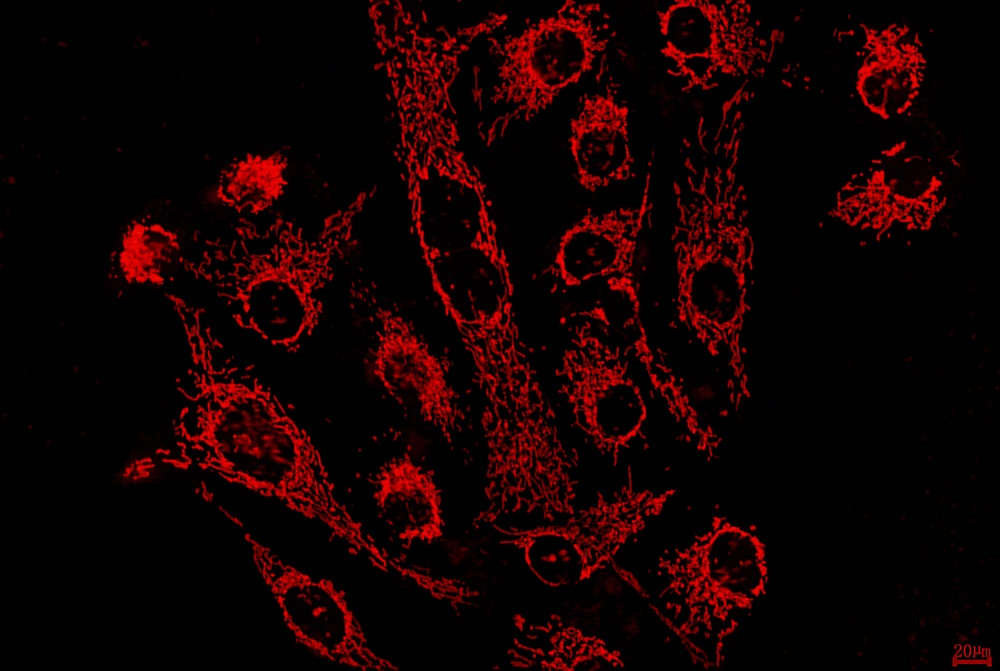
#> input picture demo/1.jpg, 1000 x 671 px, shrunk from 5440 x 3648 before the run
$ python mearsure.py
#> lines starting #> are read from the running program, lines starting #| are printed output that depends on the picture; after the words box and inside, x2 and y2 are one past the last pixel; in counts of white or black regions, pixels touching at a corner belong together
# -*- coding: utf-8 -*-
"""
Created on Fri Mar  3 14:20:53 2023

@author: Fanding Xu
"""

import cv2
import matplotlib.pyplot as plt
import numpy as np
import argparse
import time
import os
from fil_finder import FilFinder2D

def mkdir(path):
    if not os.path.exists(path):
        os.makedirs(path)

def fig_control(fig):
    ax = plt.Axes(fig,[0., 0., 1., 1.])
    ax.set_axis_off()
    fig.add_axes(ax)

def th_cut(lens, th1, th2):
    idx = np.logical_and(lens > th1, lens < th2)
    lens = lens[idx]
    return lens

def result(lens, unit):
    if lens.size != 0:
        avg = lens.mean()
        std = lens.std()
        print("数量 = {:d}".format(lens.size))
        print(("平均长度 = {:.4f}；标准差 = {:.4f}".format(avg, std))+"  单位"+unit)
    else:
        print("无数据，请检查图像或重设阈值")

def draw_hist(lens, path):
    fig = plt.figure('hist')
    plt.hist(lens, bins=args.bins)
    plt.xlabel(unit)
    plt.ylabel('amount')
    plt.title('Histogram of the mearsurment')
    fig.savefig(path)
    plt.close(fig)


if __name__ == "__main__":
    parser = argparse.ArgumentParser(description="Mito-mearsure")
    parser.add_argument('--img_path', type=str, default='demo/1.jpg',
                        help='Path of the image'+
                        ' 图像路径')
    parser.add_argument('--out_path', type=str, default='output/',
                        help='Path of the image'+
                        ' 结果输出路径')
    parser.add_argument('--idp', action="store_true",
                        help='Make independent dir for each run'+
                        ' 为每次运行建立独立文件夹')
    parser.add_argument('--bin_th', type=int, default=127,
                        help='Image binaryzation threshold, default as 127'+
                        ' 图像二值化阈值，默认127')
    parser.add_argument('--cm_pos', nargs='+', type=float, default=None,
                        help='The position of coner marker, default as None'+
                        '\n图像角标位置，默认为None')
    parser.add_argument('--scaler', type=int, default=None,
                        help='The scaler of coner marker, default as None'+
                        ' 图像角标尺度数字，默认为None')
    parser.add_argument('--unit', type=str, default=None,
                        help='The scaler of coner marker, default as None'+
                        ' 图像角标尺度单位，默认为None')
    parser.add_argument('--ref', type=float, default=None,
                        help='Reference that converting pixels to unit (1 pixels = ref unit), default as None'+
                        ' 像素到物理单位的换算标准(1 像素 = ref 单位)，默认为None')

    parser.add_argument('--th_mode', type=str, default=None,
                        help='The mode of dropping out noise skeletons (pixel: thresholding by pixel amount; unit: thresholding by unit; manual: manually adjust)'+
                        ' 去除干扰骨架的模式，默认为None (pixel: 按像素阈值去除; unit: 按单位阈值去除; manual:手动反复调整)')
    parser.add_argument('--th_l', type=float, default=None,
                        help='Low-cut threshold to dropout skeletons < th_b, default as None'+
                        ' 去除小于低切阈值th_b的骨架，默认为None')
    parser.add_argument('--th_h', type=float, default=None,
                        help='High-cut threshold to dropout skeletons > th_b, default as None'+
                        ' 去除大于高切阈值th_b的骨架，默认为None')
    parser.add_argument('--bins', type=int, default=30,
                        help='Bins of histogram, default as 30'+
                        ' 分布图条数，默认为30')
    args = parser.parse_args()

    out_path = args.out_path

    assert args.out_path[-1] == '/', "out path must ends with /"

    if args.idp:
        run_time = time.strftime("RUN-%Y%m%d-%H%M%S", time.localtime())
        out_path += (run_time + '/')
        mkdir(out_path)

    img = cv2.imread(args.img_path, flags=1)
#> img is the input picture: shape (671, 1000, 3); mean B, G, R 1.9, 1.7, 21.6
    gray = cv2.cvtColor(img, cv2.COLOR_BGR2GRAY)
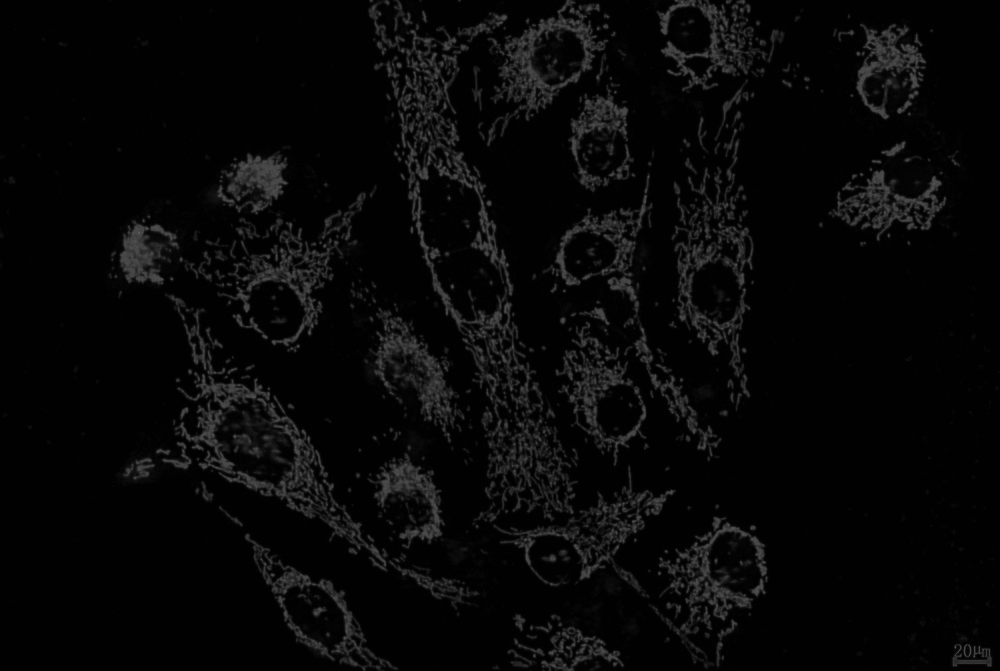
#> gray: shape (671, 1000); min 0, max 92, mean 7.6

    _, binary = cv2.threshold(gray, args.bin_th, 255, cv2.THRESH_OTSU + cv2.THRESH_BINARY)
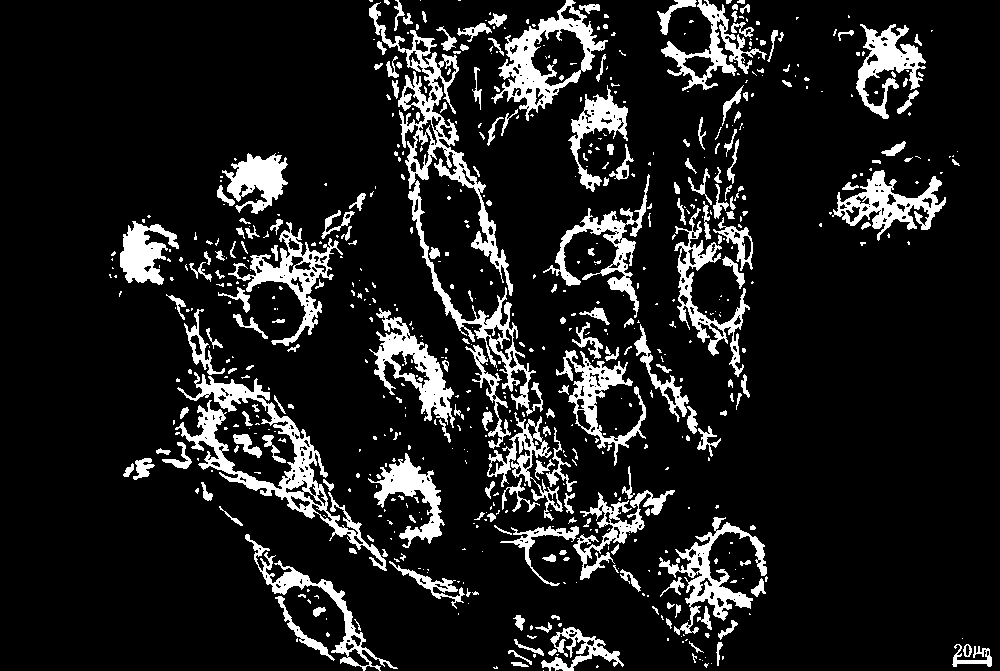
#> binary: shape (671, 1000); 12.3% white; 665 white regions (441 under 20 px)

    rocm_pos = args.cm_pos

    ref = None
    scaler = args.scaler
    unit = args.unit

    if args.ref is not None:
        ref = args.ref
        if unit is None:
            unit = input("请输入物理单位\nPlease input the unit: ")
        print("1 pixel = {:.4f} ".format(ref) + unit)
    elif rocm_pos is not None:
        rocm = binary[round(binary.shape[0]*rocm_pos[0]):round(binary.shape[0]*rocm_pos[1]),
                      round(binary.shape[1]*rocm_pos[0]):round(binary.shape[1]*rocm_pos[1])].copy()

        binary[round(binary.shape[0]*rocm_pos[0]):round(binary.shape[0]*rocm_pos[1]),
                round(binary.shape[1]*rocm_pos[0]):round(binary.shape[1]*rocm_pos[1])] = 0

        cont_rocm, _ = cv2.findContours(rocm, cv2.RETR_EXTERNAL, cv2.CHAIN_APPROX_SIMPLE)

        if scaler is None:
            scaler = int(input("请输入角标尺度\nPlease input the scaler: "))
        if unit is None:
            unit = input("请输入角标单位\nPlease input the unit: ")
        cont_rocm = list(cont_rocm)
        cont_rocm.sort(key=lambda c: (cv2.boundingRect(c)[1], cv2.boundingRect(c)[0]))
        markers = np.array([cv2.boundingRect(m)[2] for m in cont_rocm])
        marker_idx = markers.argmax()
        marker = markers[marker_idx]
        rocm_edge = cv2.rectangle(cv2.cvtColor(rocm, cv2.COLOR_GRAY2BGR), cv2.boundingRect(cont_rocm[marker_idx]), (0,255,0), 2)
        # plt.imshow(rocm_edge)

        ref = scaler / marker
        print(("Reference: {:d} "+unit+" = {:d} pixels").format(scaler, marker))
        print("1 pixel = {:.4f} ".format(ref) + unit)
        cv2.imwrite(out_path + "region of marker.png", rocm_edge)
    else:
        ref = 1
        unit = 'pixels'

    cv2.imwrite(out_path + "binary.png", binary)


    contours,hierarchy = cv2.findContours(binary, cv2.RETR_LIST, cv2.CHAIN_APPROX_SIMPLE)
#> contours = 1052 contours, 767 with area under 20; largest, box (x1, y1, x2, y2) and area: (175, 372, 387, 571) 6249, (491, 0, 608, 121) 6092, (369, 2, 513, 296) 5928, (369, 308, 455, 428) 3467, (228, 222, 343, 346) 3180
    edge = cv2.drawContours(cv2.cvtColor(binary, cv2.COLOR_GRAY2BGR), contours, -1, (255, 0, 0), 4)
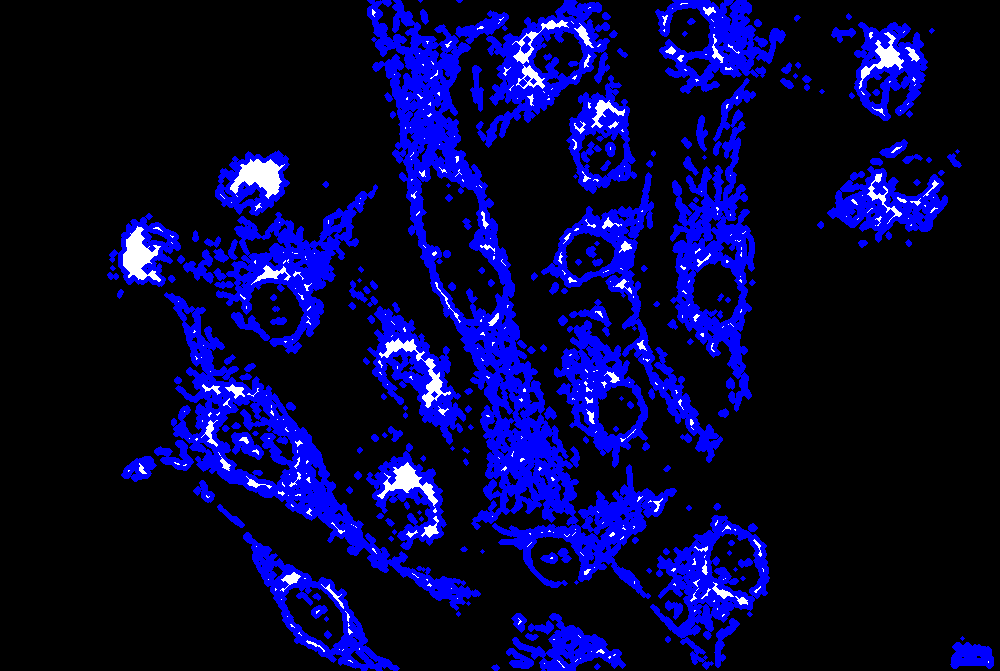
#> edge: shape (671, 1000, 3); mean B, G, R 57.7, 4.4, 4.4

    dst = binary.copy()

    # Step 1: Create an empty skeleton
    size = np.size(dst)
#> size = 671000
    skel = np.zeros(dst.shape, np.uint8)

    # Get a Cross Shaped Kernel
    element = cv2.getStructuringElement(cv2.MORPH_CROSS, (3,3))

    print("正在提取骨架... Plotting skeleton...")
    print("(请忽略警告 Ignore the warning)")
    # Repeat steps 2-4
    while True:
        op = cv2.morphologyEx(dst, cv2.MORPH_OPEN, element)
        temp = cv2.subtract(dst, op)
        eroded = cv2.erode(dst, element)
        skel = cv2.bitwise_or(skel,temp)
        dst = eroded.copy()
        if cv2.countNonZero(dst)==0:
            break
#> this loop made 19 passes
#> pass 1, `op = cv2.morphologyEx(dst, cv2.MORPH_OPEN, element)`:
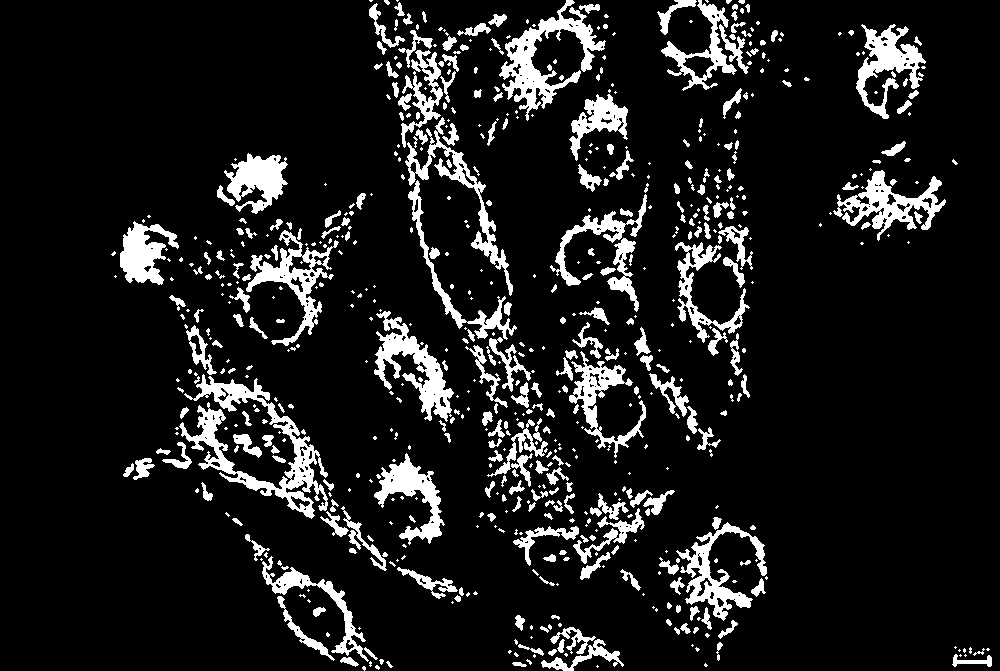
#> op: shape (671, 1000); 11.1% white; 672 white regions (371 under 20 px), largest, box (x1, y1, x2, y2) and area: (179, 374, 328, 519) 5209, (499, 0, 606, 121) 3746, (374, 311, 454, 422) 2996
#> pass 1, `temp = cv2.subtract(dst, op)`:
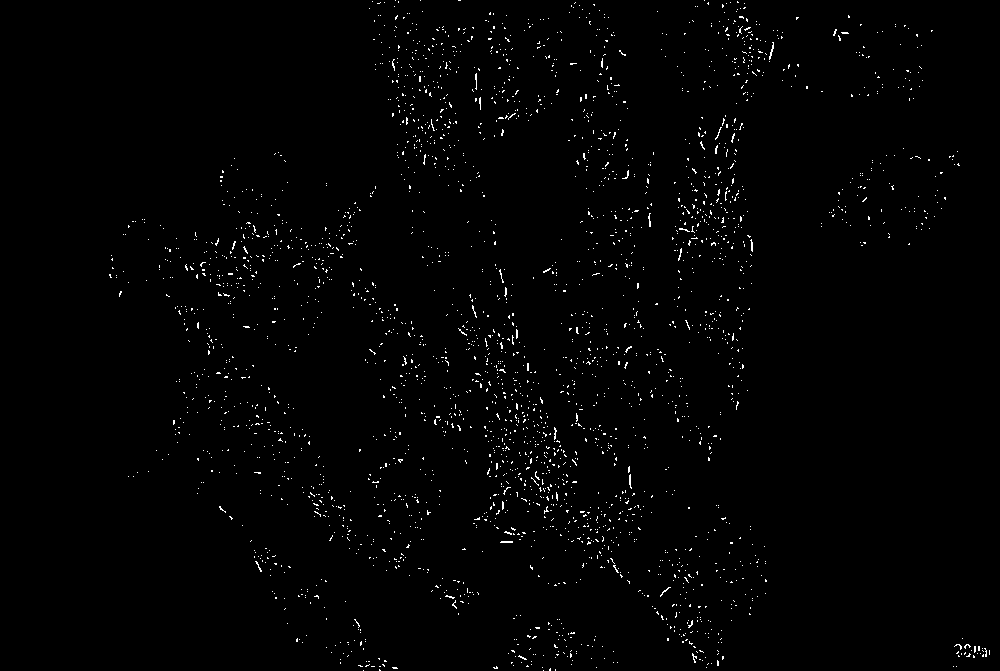
#> temp: shape (671, 1000); 1.1% white in thin lines or dots, all inside (x1, y1, x2, y2) = (109, 0, 990, 671)
#> pass 1, `eroded = cv2.erode(dst, element)`:
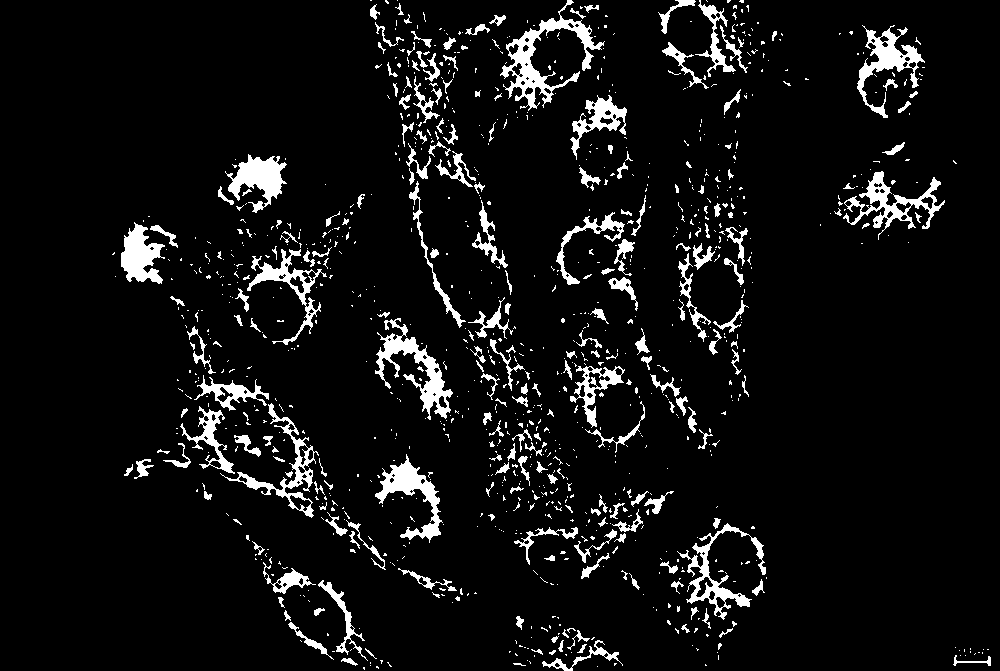
#> eroded: shape (671, 1000); 6.9% white; 1058 white regions (833 under 20 px), largest, box (x1, y1, x2, y2) and area: (500, 0, 605, 111) 2664, (375, 318, 453, 420) 2176, (375, 454, 443, 543) 1817
#> after the loop: dst: shape (671, 1000); every value is 0
#> after the loop:
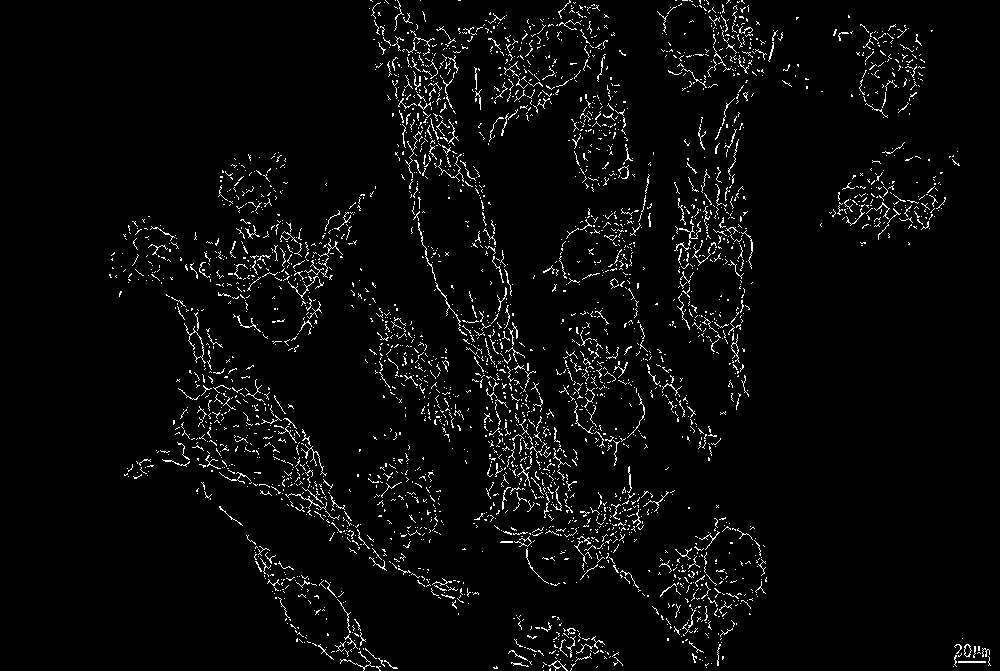
#> skel: shape (671, 1000); 3.5% white in thin lines or dots, all inside (x1, y1, x2, y2) = (109, 0, 991, 671)


#> (the run stopped early here; a loop or call above may not have finished)

$ run again, with demo/2.jpg copied over demo/1.jpg
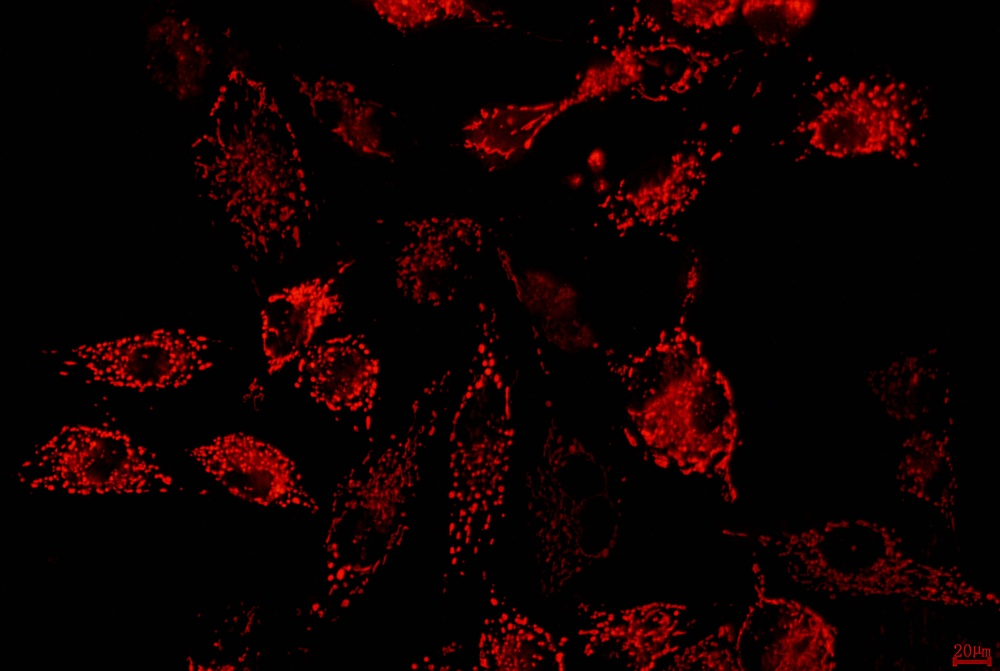
#> input picture demo/2.jpg, 1000 x 671 px, shrunk from 5440 x 3648 before the run
#> img is the input picture: shape (671, 1000, 3); mean B, G, R 1.5, 1.4, 16.6
#> `_, binary = cv2.threshold(gray, args.bin_th, 255, cv2.THRESH_OTSU + cv..`:
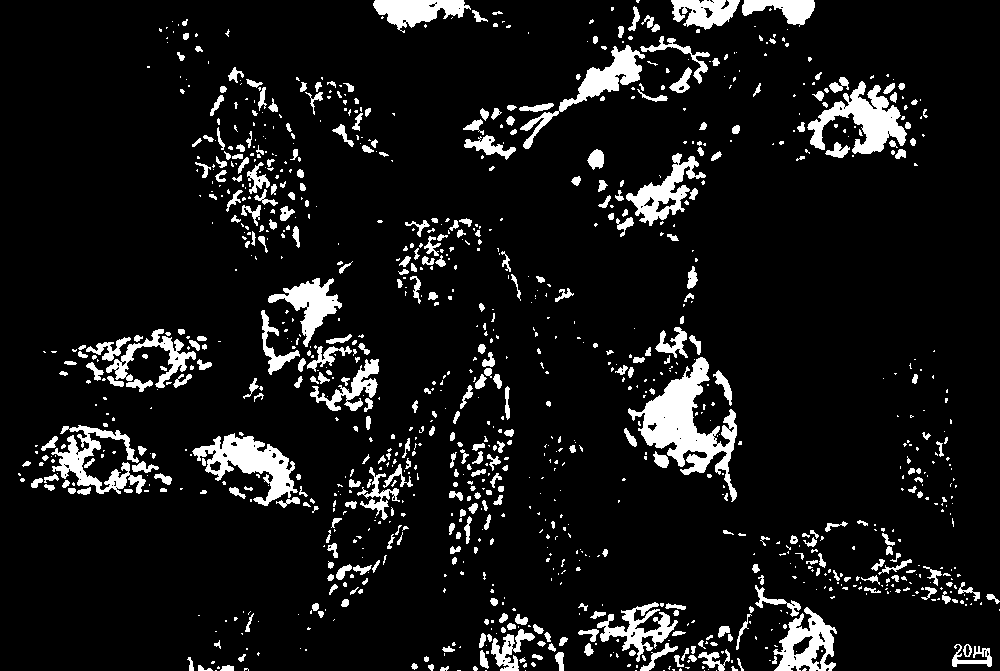
#> binary: shape (671, 1000); 9.2% white; 1101 white regions (706 under 20 px)
#> contours = 1190 contours, 881 with area under 20; largest, box (x1, y1, x2, y2) and area: (628, 357, 737, 502) 5018, (192, 433, 298, 506) 2936, (807, 81, 907, 154) 2836, (773, 607, 837, 671) 2284, (520, 45, 645, 149) 2052
#> size = 671000
#> after the loop `while True:`:
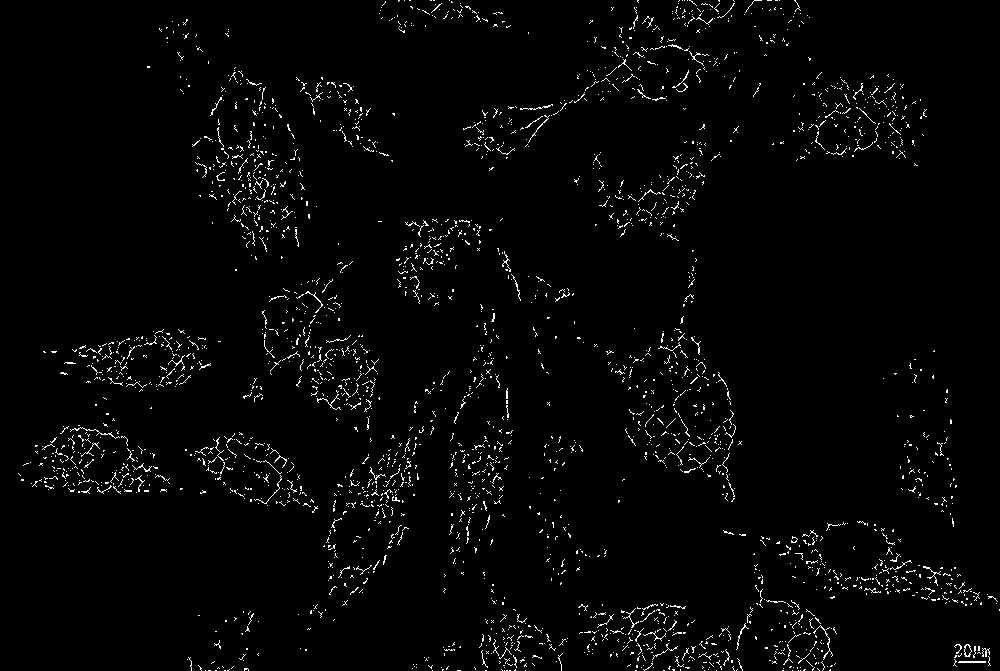
#> skel: shape (671, 1000); 2.2% white in thin lines or dots
